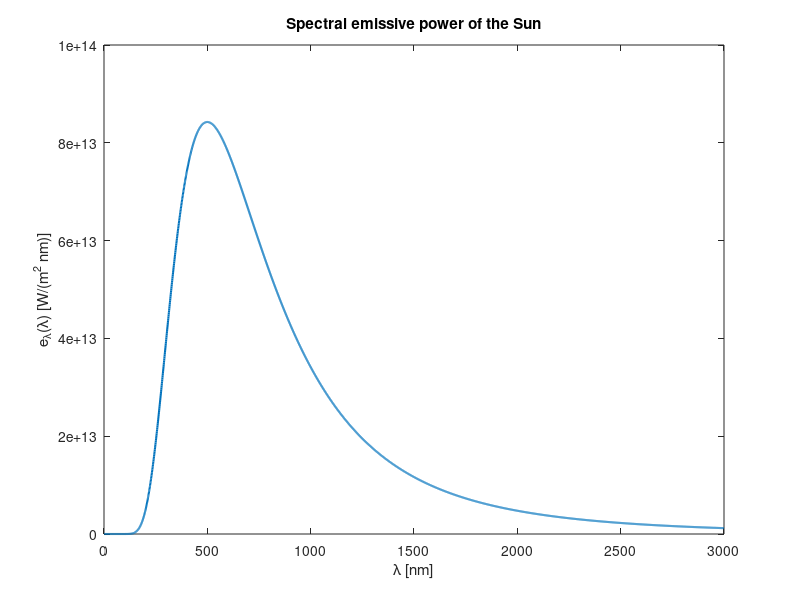
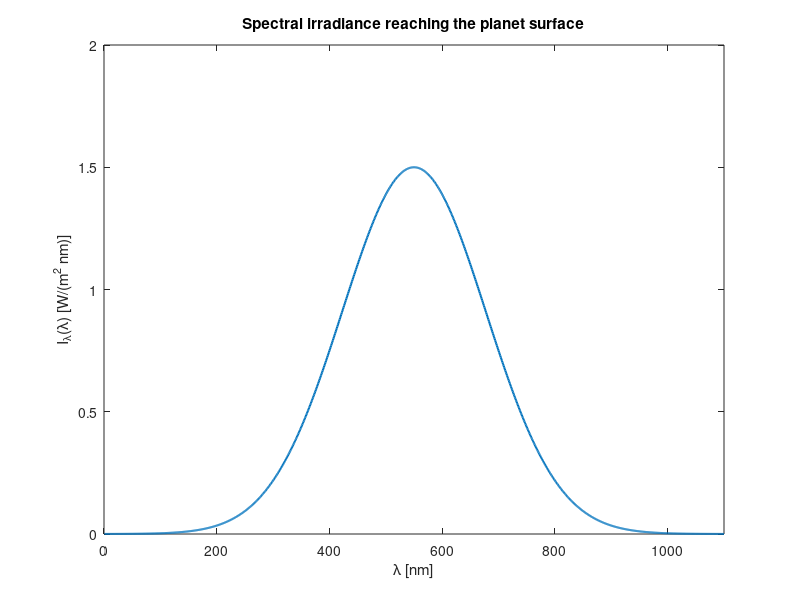
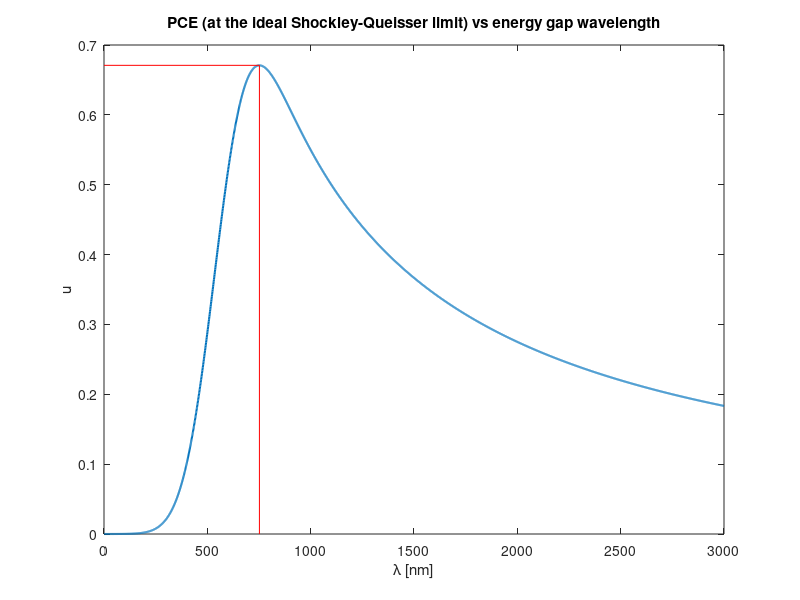

The MATLAB script that drew these images, in order:
clear all
close all
clc

h=6.626e-34; %[J*s]
c=299792458; %[m/s]
qe=1.6e-19; %[C]
kB=1.38e-23; %[J/K]
Eg=1.95*qe; %[J]
lm=550; %[nm]
FWHM=300; %[nm]
A=1.5; %[W/(m^2 nm)]
sigma=FWHM/sqrt(8*log(2)); %[nm]
lg=1:1:3000; %[nm]
s2=sigma*sqrt(2);
u=(lm*(erf(lm/s2)+erf((lg-lm)/s2))+s2/sqrt(pi)*(exp(-(lm/s2)^2)-exp(-((lg-lm)/s2).^2)))./(lg*(1+erf(lm/s2)));

%% Plotting the spectral irradiance reaching the planet surface
lambda = 1:1:2*lm;
elambda = A*exp(-(lambda-lm).^2/(2*sigma^2)); %Gaussian spectrum of NUS EM radiation reaching planet OTATOP surface
T = 5800; %[K], black body effective temperature of SUN 
el = 2*pi*h*c^2./((lg*(1e-9)).^5.*(exp(h*c./(lg*(1e-9)*kB*T))-1)); %Emission spectrum of SUN EM radiation
figure(1)
R_E = 6370; %[km]
R_ES = 150e6; %[km]
R_S = 696000; %[km]
koef = sum(el)*(1e-9)/(5.67*1e-8)/5778^4
plot(lg,el,'LineWidth',1.5);
xlabel('\lambda [nm]')
ylabel('e_{\lambda}(\lambda) [W/(m^2 nm)]')
title('Spectral emissive power of the Sun')

figure(2)
plot(lambda,elambda,'LineWidth',1.5)
xlim([0 2*lm])
xlabel('\lambda [nm]')
ylabel('I_{\lambda}(\lambda) [W/(m^2 nm)]')
title('Spectral irradiance reaching the planet surface')

%% Plotting ultimate efficiency vs lambda_gap
figure(3)
plot(lg,u,'LineWidth',1.5)
xlabel('\lambda [nm]')
ylabel('u')
title('PCE (at the ideal Shockley-Queisser limit) vs energy gap wavelength')
lideal = find(max(u)==u); %Wavelength for ideal Shockley-Queisser limit [nm]
hold all
line([lideal lideal],[0 u(lideal)],'Color','r')
line([0 lideal],[u(lideal) u(lideal)],'Color','r')
%Desired bandgap for the maximum PCE would be Egideal
Egideal = h*c/lideal/qe*1e9 %[eV]
PCEideal = max(u)
PCE637 = u(637)
%% Power conversion efficiency at lambda_gap=h*c/E_gap
FF = 0.7;
EQE = 0.85;
lg = h*c/Eg*1e9;
u=(lm*(erf(lm/s2)+erf((lg-lm)/s2))+s2/sqrt(pi)*(exp(-(lm/s2)^2)-exp(-((lg-lm)/s2).^2)))./(lg*(1+erf(lm/s2)));

PCE = FF*EQE*(lm*(erf(lm/s2)+1)+s2/sqrt(pi)*(exp(-(lm/s2)^2)))./(lg*(1+erf(lm/s2)))